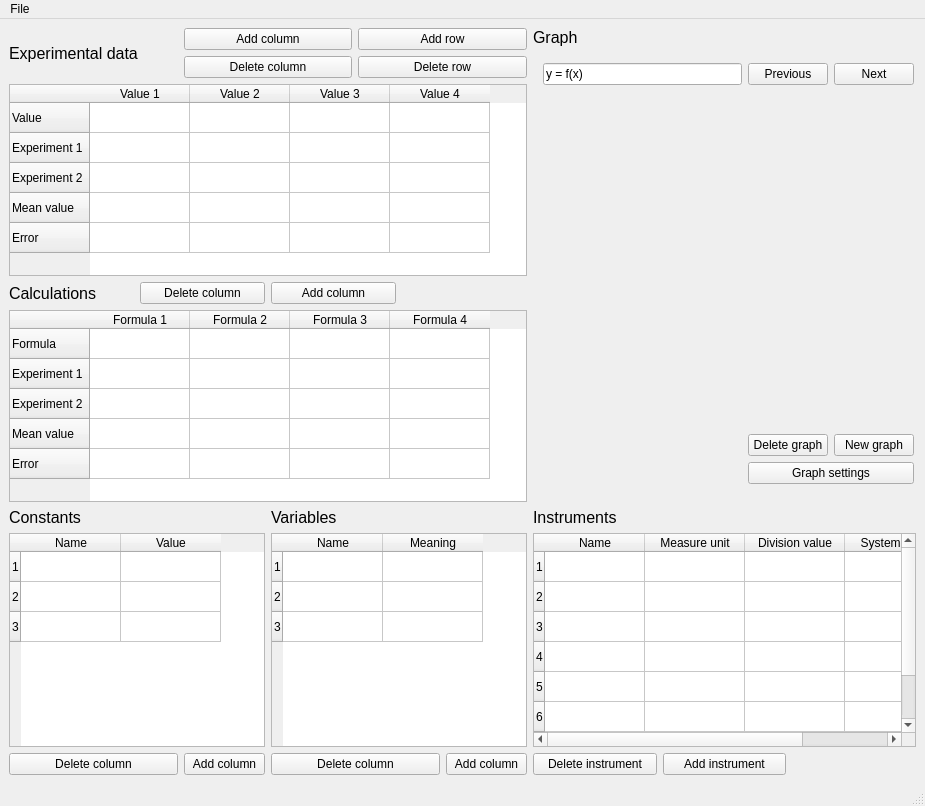
<?xml version="1.0" encoding="UTF-8"?>
<ui version="4.0">
 <class>MainWindow</class>
 <widget class="QMainWindow" name="MainWindow">
  <property name="geometry">
   <rect>
    <x>0</x>
    <y>0</y>
    <width>925</width>
    <height>806</height>
   </rect>
  </property>
  <property name="windowTitle">
   <string>MainWindow</string>
  </property>
  <widget class="QWidget" name="centralwidget">
   <layout class="QGridLayout" name="gridLayout_3">
    <item row="1" column="1">
     <layout class="QGridLayout" name="Variables">
      <item row="2" column="0" colspan="2">
       <widget class="QPushButton" name="var_del_button">
        <property name="text">
         <string>Delete column</string>
        </property>
       </widget>
      </item>
      <item row="0" column="0">
       <widget class="QLabel" name="label_7">
        <property name="font">
         <font>
          <pointsize>12</pointsize>
         </font>
        </property>
        <property name="text">
         <string>Variables</string>
        </property>
       </widget>
      </item>
      <item row="1" column="0" colspan="3">
       <widget class="QTableWidget" name="Variables_table">
        <row>
         <property name="text">
          <string>1</string>
         </property>
        </row>
        <row>
         <property name="text">
          <string>2</string>
         </property>
        </row>
        <row>
         <property name="text">
          <string>3</string>
         </property>
        </row>
        <column>
         <property name="text">
          <string>Name</string>
         </property>
        </column>
        <column>
         <property name="text">
          <string>Meaning</string>
         </property>
        </column>
       </widget>
      </item>
      <item row="2" column="2">
       <widget class="QPushButton" name="var_add_button">
        <property name="text">
         <string>Add column</string>
        </property>
       </widget>
      </item>
     </layout>
    </item>
    <item row="1" column="2" colspan="2">
     <layout class="QGridLayout" name="Instruments">
      <item row="0" column="0">
       <widget class="QLabel" name="Instruments_label">
        <property name="font">
         <font>
          <pointsize>12</pointsize>
         </font>
        </property>
        <property name="text">
         <string>Instruments</string>
        </property>
       </widget>
      </item>
      <item row="2" column="0">
       <widget class="QPushButton" name="inst_del_button">
        <property name="text">
         <string>Delete instrument</string>
        </property>
       </widget>
      </item>
      <item row="1" column="0" colspan="3">
       <widget class="QTableWidget" name="Instruments_table">
        <row>
         <property name="text">
          <string>1</string>
         </property>
        </row>
        <row>
         <property name="text">
          <string>2</string>
         </property>
        </row>
        <row>
         <property name="text">
          <string>3</string>
         </property>
        </row>
        <row>
         <property name="text">
          <string>4</string>
         </property>
        </row>
        <row>
         <property name="text">
          <string>5</string>
         </property>
        </row>
        <row>
         <property name="text">
          <string>6</string>
         </property>
        </row>
        <row>
         <property name="text">
          <string>7</string>
         </property>
        </row>
        <row>
         <property name="text">
          <string>8</string>
         </property>
        </row>
        <column>
         <property name="text">
          <string>Name</string>
         </property>
        </column>
        <column>
         <property name="text">
          <string>Measure unit</string>
         </property>
        </column>
        <column>
         <property name="text">
          <string>Division value</string>
         </property>
        </column>
        <column>
         <property name="text">
          <string>System error</string>
         </property>
        </column>
       </widget>
      </item>
      <item row="2" column="1">
       <widget class="QPushButton" name="inst_add_button">
        <property name="text">
         <string>Add instrument</string>
        </property>
       </widget>
      </item>
     </layout>
    </item>
    <item row="0" column="0" colspan="2">
     <layout class="QVBoxLayout" name="Exp_calc_tables">
      <item>
       <layout class="QGridLayout" name="Experiment">
        <item row="1" column="1">
         <widget class="QPushButton" name="pushButtexp_delcol_buttonon_3">
          <property name="text">
           <string>Delete column</string>
          </property>
         </widget>
        </item>
        <item row="0" column="0" rowspan="2">
         <widget class="QLabel" name="Experiment_label">
          <property name="font">
           <font>
            <pointsize>12</pointsize>
           </font>
          </property>
          <property name="text">
           <string>Experimental data</string>
          </property>
         </widget>
        </item>
        <item row="0" column="1">
         <widget class="QPushButton" name="exp_addcol_button">
          <property name="text">
           <string>Add column</string>
          </property>
         </widget>
        </item>
        <item row="1" column="2">
         <widget class="QPushButton" name="exp_delrowl_button">
          <property name="text">
           <string>Delete row</string>
          </property>
         </widget>
        </item>
        <item row="0" column="2">
         <widget class="QPushButton" name="exp_addrow_button">
          <property name="text">
           <string>Add row</string>
          </property>
         </widget>
        </item>
        <item row="2" column="0" colspan="3">
         <widget class="QTableWidget" name="Experiment_table_2">
          <row>
           <property name="text">
            <string>Value</string>
           </property>
          </row>
          <row>
           <property name="text">
            <string>Experiment 1</string>
           </property>
          </row>
          <row>
           <property name="text">
            <string>Experiment 2</string>
           </property>
          </row>
          <row>
           <property name="text">
            <string>Mean value</string>
           </property>
          </row>
          <row>
           <property name="text">
            <string>Error</string>
           </property>
          </row>
          <column>
           <property name="text">
            <string>Value 1</string>
           </property>
          </column>
          <column>
           <property name="text">
            <string>Value 2</string>
           </property>
          </column>
          <column>
           <property name="text">
            <string>Value 3</string>
           </property>
          </column>
          <column>
           <property name="text">
            <string>Value 4</string>
           </property>
          </column>
         </widget>
        </item>
       </layout>
      </item>
      <item>
       <layout class="QGridLayout" name="Calculations">
        <item row="0" column="0">
         <widget class="QLabel" name="Calculations_label">
          <property name="font">
           <font>
            <pointsize>12</pointsize>
           </font>
          </property>
          <property name="text">
           <string>Calculations</string>
          </property>
         </widget>
        </item>
        <item row="0" column="2">
         <widget class="QPushButton" name="calc_add_button">
          <property name="text">
           <string>Add column</string>
          </property>
         </widget>
        </item>
        <item row="0" column="1">
         <widget class="QPushButton" name="calc_del_button">
          <property name="text">
           <string>Delete column</string>
          </property>
         </widget>
        </item>
        <item row="1" column="0" colspan="4">
         <widget class="QTableWidget" name="Calculations_table">
          <row>
           <property name="text">
            <string>Formula</string>
           </property>
          </row>
          <row>
           <property name="text">
            <string>Experiment 1</string>
           </property>
          </row>
          <row>
           <property name="text">
            <string>Experiment 2</string>
           </property>
          </row>
          <row>
           <property name="text">
            <string>Mean value</string>
           </property>
          </row>
          <row>
           <property name="text">
            <string>Error</string>
           </property>
          </row>
          <column>
           <property name="text">
            <string>Formula 1</string>
           </property>
          </column>
          <column>
           <property name="text">
            <string>Formula 2</string>
           </property>
          </column>
          <column>
           <property name="text">
            <string>Formula 3</string>
           </property>
          </column>
          <column>
           <property name="text">
            <string>Formula 4</string>
           </property>
          </column>
         </widget>
        </item>
       </layout>
      </item>
     </layout>
    </item>
    <item row="1" column="0">
     <layout class="QGridLayout" name="Constants">
      <item row="0" column="0">
       <widget class="QLabel" name="Constants_label">
        <property name="font">
         <font>
          <pointsize>12</pointsize>
         </font>
        </property>
        <property name="text">
         <string>Constants</string>
        </property>
       </widget>
      </item>
      <item row="2" column="2">
       <widget class="QPushButton" name="const_add_button">
        <property name="text">
         <string>Add column</string>
        </property>
       </widget>
      </item>
      <item row="1" column="0" colspan="3">
       <widget class="QTableWidget" name="Constants_table">
        <row>
         <property name="text">
          <string>1</string>
         </property>
        </row>
        <row>
         <property name="text">
          <string>2</string>
         </property>
        </row>
        <row>
         <property name="text">
          <string>3</string>
         </property>
        </row>
        <column>
         <property name="text">
          <string>Name</string>
         </property>
        </column>
        <column>
         <property name="text">
          <string>Value</string>
         </property>
        </column>
       </widget>
      </item>
      <item row="2" column="0" colspan="2">
       <widget class="QPushButton" name="const_del_button">
        <property name="text">
         <string>Delete column</string>
        </property>
       </widget>
      </item>
     </layout>
    </item>
    <item row="0" column="2" colspan="2">
     <layout class="QVBoxLayout" name="Graph">
      <item>
       <widget class="QLabel" name="label_2">
        <property name="font">
         <font>
          <pointsize>12</pointsize>
         </font>
        </property>
        <property name="text">
         <string>Graph</string>
        </property>
       </widget>
      </item>
      <item>
       <widget class="QStackedWidget" name="Graph_window">
        <property name="currentIndex">
         <number>0</number>
        </property>
        <widget class="QWidget" name="page">
         <widget class="QWidget" name="layoutWidget">
          <property name="geometry">
           <rect>
            <x>10</x>
            <y>10</y>
            <width>371</width>
            <height>421</height>
           </rect>
          </property>
          <layout class="QGridLayout" name="gridLayout_7">
           <item row="2" column="2">
            <widget class="QPushButton" name="new_button">
             <property name="text">
              <string>New graph</string>
             </property>
            </widget>
           </item>
           <item row="0" column="0">
            <widget class="QLineEdit" name="formula_2">
             <property name="text">
              <string>y = f(x)</string>
             </property>
            </widget>
           </item>
           <item row="3" column="1" colspan="2">
            <widget class="QPushButton" name="set_button_2">
             <property name="text">
              <string>Graph settings</string>
             </property>
            </widget>
           </item>
           <item row="0" column="2">
            <widget class="QPushButton" name="next_button_2">
             <property name="text">
              <string>Next</string>
             </property>
            </widget>
           </item>
           <item row="0" column="1">
            <widget class="QPushButton" name="prev_button_2">
             <property name="text">
              <string>Previous</string>
             </property>
            </widget>
           </item>
           <item row="2" column="1">
            <widget class="QPushButton" name="del_button_2">
             <property name="text">
              <string>Delete graph</string>
             </property>
            </widget>
           </item>
           <item row="1" column="1">
            <spacer name="verticalSpacer_2">
             <property name="orientation">
              <enum>Qt::Vertical</enum>
             </property>
             <property name="sizeHint" stdset="0">
              <size>
               <width>20</width>
               <height>40</height>
              </size>
             </property>
            </spacer>
           </item>
          </layout>
         </widget>
        </widget>
        <widget class="QWidget" name="page_2"/>
        <widget class="QWidget" name="page_3">
         <widget class="QWidget" name="layoutWidget">
          <property name="geometry">
           <rect>
            <x>12</x>
            <y>12</y>
            <width>351</width>
            <height>381</height>
           </rect>
          </property>
          <layout class="QGridLayout" name="gridLayout">
           <item row="2" column="1">
            <widget class="QPushButton" name="del_button">
             <property name="text">
              <string>Delete graph</string>
             </property>
            </widget>
           </item>
           <item row="0" column="1">
            <widget class="QPushButton" name="prev_button">
             <property name="text">
              <string>Previous</string>
             </property>
            </widget>
           </item>
           <item row="0" column="0">
            <widget class="QLineEdit" name="formula">
             <property name="text">
              <string>y = f(x)</string>
             </property>
            </widget>
           </item>
           <item row="3" column="1" colspan="2">
            <widget class="QPushButton" name="set_button">
             <property name="text">
              <string>Graph settings</string>
             </property>
            </widget>
           </item>
           <item row="2" column="2">
            <widget class="QPushButton" name="new_button_2">
             <property name="text">
              <string>New graph</string>
             </property>
            </widget>
           </item>
           <item row="0" column="2">
            <widget class="QPushButton" name="next_button">
             <property name="text">
              <string>Next</string>
             </property>
            </widget>
           </item>
           <item row="1" column="1">
            <spacer name="verticalSpacer">
             <property name="orientation">
              <enum>Qt::Vertical</enum>
             </property>
             <property name="sizeHint" stdset="0">
              <size>
               <width>20</width>
               <height>40</height>
              </size>
             </property>
            </spacer>
           </item>
          </layout>
         </widget>
        </widget>
       </widget>
      </item>
     </layout>
    </item>
   </layout>
  </widget>
  <widget class="QStatusBar" name="statusbar"/>
  <widget class="QMenuBar" name="menubar">
   <property name="geometry">
    <rect>
     <x>0</x>
     <y>0</y>
     <width>925</width>
     <height>19</height>
    </rect>
   </property>
   <widget class="QMenu" name="menuFile">
    <property name="title">
     <string>File</string>
    </property>
    <addaction name="actionnew_file"/>
    <addaction name="actionOpen_file"/>
    <addaction name="actionUpload_data"/>
    <addaction name="actionSave"/>
    <addaction name="actionSave_as"/>
    <addaction name="actionPreview"/>
   </widget>
   <addaction name="menuFile"/>
  </widget>
  <action name="actionnew_file">
   <property name="text">
    <string>New file</string>
   </property>
  </action>
  <action name="actionOpen_file">
   <property name="text">
    <string>Open file</string>
   </property>
  </action>
  <action name="actionUpload_data">
   <property name="text">
    <string>Upload data</string>
   </property>
  </action>
  <action name="actionSave">
   <property name="text">
    <string>Save</string>
   </property>
  </action>
  <action name="actionSave_as">
   <property name="text">
    <string>Save as</string>
   </property>
  </action>
  <action name="actionPreview">
   <property name="text">
    <string>Preview</string>
   </property>
  </action>
 </widget>
 <resources/>
 <connections/>
</ui>
